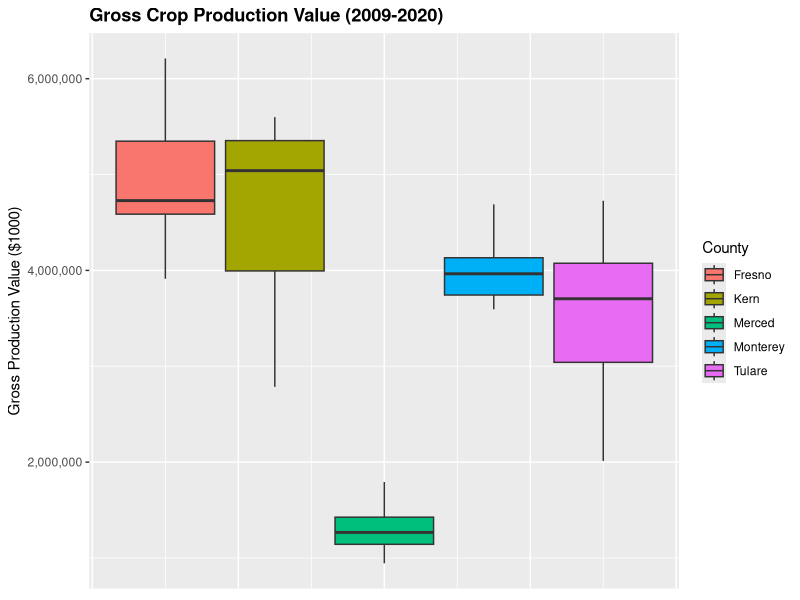
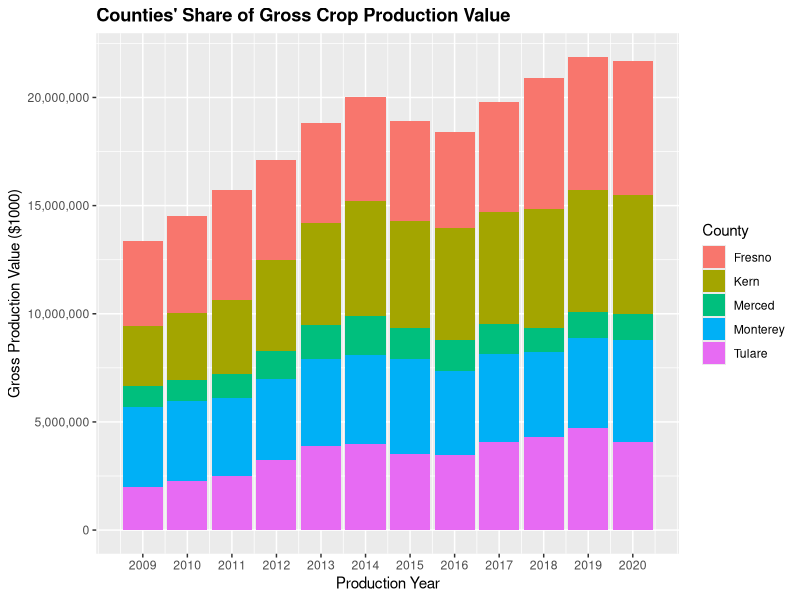
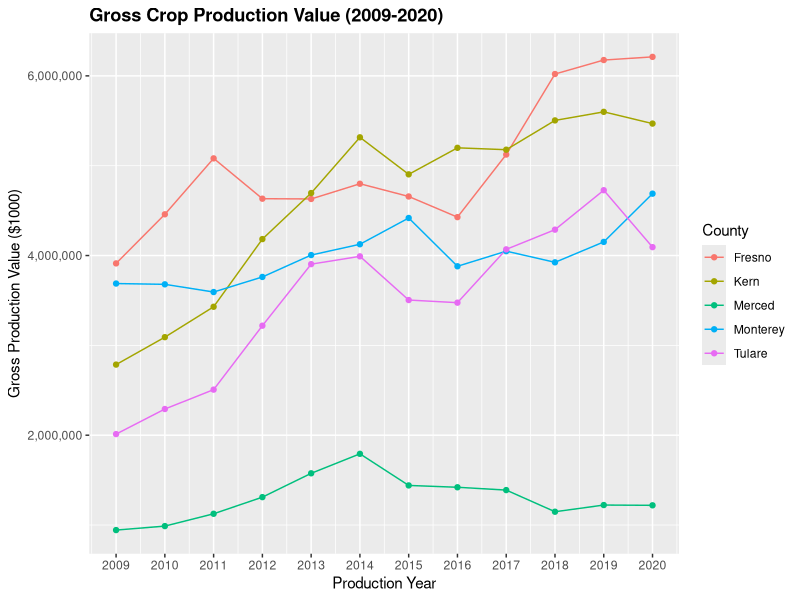

R code for these plots, in order:
#read in ag crop production data files 2009-2020
library(tidyverse)
library(stringr)
setwd("/Users/christinaharrington/Desktop/ESP-106-Final-Project/Ag Production")

#Set Directory so that if you gave one folder with all your data, someone could read in each data set by only chaning the set directory at the top.

#For all data sets for years 2009-2020, write subset function so we only see data for the 5 counties of interest: Fresno, Kern, Monterey, Merced and Tulare.
#Remove crops that aren't produce or feed (e.g. hay) by finding all crops that contain the words: apiary, cattle, fish, hogs, chickens, eggs, livestock, manure, milk, poultry, sheep, turkeys, wool, flowers, forest products, nursery products, pasture, silage, ostrich,birds,goats (str_detect from stringr package)
#Notice that some data sets have a space at the end of the County name and crop names, while some data sets do not.Remove the trailing white space from those vectors to avoid double counting of crops when you combine all the data frames later.

#2009 DATA
ag2009=read.csv("2009cropyear.csv")
ag2009$Crop.Name=trimws(ag2009$Crop.Name,which="r")
ag2009$County=trimws(ag2009$County,which="r")

ag2009_cntcrops=subset(ag2009,County%in%c("Fresno","Kern","Monterey","Merced","Tulare") &
                      FALSE == str_detect(Crop.Name,"APIARY") &
                      FALSE == str_detect(Crop.Name,"CATTLE") &
                      FALSE == str_detect(Crop.Name,"FISH") &
                      FALSE == str_detect(Crop.Name,"HOGS") &
                      FALSE == str_detect(Crop.Name,"CHICKENS") &
                        FALSE == str_detect(Crop.Name,"EGGS") &
                        FALSE == str_detect(Crop.Name,"LIVESTOCK") &
                        FALSE == str_detect(Crop.Name,"MANURE") &
                        FALSE == str_detect(Crop.Name,"MILK") &
                        FALSE == str_detect(Crop.Name,"POULTRY") &
                        FALSE == str_detect(Crop.Name,"SHEEP") &
                        FALSE == str_detect(Crop.Name,"WOOL") &
                        FALSE == str_detect(Crop.Name,"SILAGE") &
                        FALSE == str_detect(Crop.Name,"NURSERY") &
                        FALSE == str_detect(Crop.Name,"FOREST") &
                        FALSE == str_detect(Crop.Name,"FLOWERS") &
                        FALSE == str_detect(Crop.Name,"PASTURE") &
                        FALSE == str_detect(Crop.Name,"CHRISTMAS") &
                        FALSE == str_detect(Crop.Name,"TURKEYS") &
                        FALSE == str_detect(Crop.Name,"BIRDS") &
                        FALSE == str_detect(Crop.Name,"GOATS") &
                        FALSE == str_detect(Crop.Name,"OSTRICH") &
                        FALSE == str_detect(Crop.Name,"BIOMASS"))

#2010 DATA
ag2010=read.csv("2010cropyear.csv")   
ag2010$Crop.Name=trimws(ag2010$Crop.Name,which="r")
ag2010$County=trimws(ag2010$County,which="r")

ag2010_cntcrops=subset(ag2010,County%in%c("Fresno","Kern","Monterey","Merced","Tulare") &
                         FALSE == str_detect(Crop.Name,"APIARY") &
                         FALSE == str_detect(Crop.Name,"CATTLE") &
                         FALSE == str_detect(Crop.Name,"FISH") &
                         FALSE == str_detect(Crop.Name,"HOGS") &
                         FALSE == str_detect(Crop.Name,"CHICKENS") &
                         FALSE == str_detect(Crop.Name,"EGGS") &
                         FALSE == str_detect(Crop.Name,"LIVESTOCK") &
                         FALSE == str_detect(Crop.Name,"MANURE") &
                         FALSE == str_detect(Crop.Name,"MILK") &
                         FALSE == str_detect(Crop.Name,"POULTRY") &
                         FALSE == str_detect(Crop.Name,"SHEEP") &
                         FALSE == str_detect(Crop.Name,"TURKEYS") &
                         FALSE == str_detect(Crop.Name,"WOOL") &
                         FALSE == str_detect(Crop.Name,"SILAGE") &
                         FALSE == str_detect(Crop.Name,"NURSERY") &
                         FALSE == str_detect(Crop.Name,"FOREST") &
                         FALSE == str_detect(Crop.Name,"FLOWERS") &
                         FALSE == str_detect(Crop.Name,"PASTURE") &
                         FALSE == str_detect(Crop.Name,"CHRISTMAS") &
                         FALSE == str_detect(Crop.Name,"BIRDS") &
                         FALSE == str_detect(Crop.Name,"GOATS") &
                         FALSE == str_detect(Crop.Name,"OSTRICH") &
                         FALSE == str_detect(Crop.Name,"BIOMASS"))


#2011 DATA
ag2011=read.csv("2011cropyear.csv")
ag2011$Crop.Name=trimws(ag2011$Crop.Name,which="r")
ag2011$County=trimws(ag2011$County,which="r")

ag2011_cntcrops=subset(ag2011,County%in%c("Fresno","Kern","Monterey","Merced","Tulare") &
                         FALSE == str_detect(Crop.Name,"APIARY") &
                         FALSE == str_detect(Crop.Name,"CATTLE") &
                         FALSE == str_detect(Crop.Name,"FISH") &
                         FALSE == str_detect(Crop.Name,"HOGS") &
                         FALSE == str_detect(Crop.Name,"CHICKENS") &
                         FALSE == str_detect(Crop.Name,"EGGS") &
                         FALSE == str_detect(Crop.Name,"LIVESTOCK") &
                         FALSE == str_detect(Crop.Name,"MANURE") &
                         FALSE == str_detect(Crop.Name,"MILK") &
                         FALSE == str_detect(Crop.Name,"POULTRY") &
                         FALSE == str_detect(Crop.Name,"SHEEP") &
                         FALSE == str_detect(Crop.Name,"TURKEYS") &
                         FALSE == str_detect(Crop.Name,"WOOL") &
                         FALSE == str_detect(Crop.Name,"SILAGE") &
                         FALSE == str_detect(Crop.Name,"NURSERY") &
                         FALSE == str_detect(Crop.Name,"FOREST") &
                         FALSE == str_detect(Crop.Name,"FLOWERS") &
                         FALSE == str_detect(Crop.Name,"PASTURE") &
                         FALSE == str_detect(Crop.Name,"CHRISTMAS") &
                         FALSE == str_detect(Crop.Name,"BIRDS") &
                         FALSE == str_detect(Crop.Name,"GOATS") &
                         FALSE == str_detect(Crop.Name,"OSTRICH") &
                         FALSE == str_detect(Crop.Name,"BIOMASS"))


#2012 DATA
ag2012=read.csv("2012cropyear.csv")
ag2012$Crop.Name=trimws(ag2012$Crop.Name,which="r")
ag2012$County=trimws(ag2012$County,which="r")

ag2012_cntcrops=subset(ag2012,County%in%c("Fresno","Kern","Monterey","Merced","Tulare") &
                         FALSE == str_detect(Crop.Name,"APIARY") &
                         FALSE == str_detect(Crop.Name,"CATTLE") &
                         FALSE == str_detect(Crop.Name,"FISH") &
                         FALSE == str_detect(Crop.Name,"HOGS") &
                         FALSE == str_detect(Crop.Name,"CHICKENS") &
                         FALSE == str_detect(Crop.Name,"EGGS") &
                         FALSE == str_detect(Crop.Name,"LIVESTOCK") &
                         FALSE == str_detect(Crop.Name,"MANURE") &
                         FALSE == str_detect(Crop.Name,"MILK") &
                         FALSE == str_detect(Crop.Name,"POULTRY") &
                         FALSE == str_detect(Crop.Name,"SHEEP") &
                         FALSE == str_detect(Crop.Name,"TURKEYS") &
                         FALSE == str_detect(Crop.Name,"WOOL") &
                         FALSE == str_detect(Crop.Name,"SILAGE") &
                         FALSE == str_detect(Crop.Name,"NURSERY") &
                         FALSE == str_detect(Crop.Name,"FOREST") &
                         FALSE == str_detect(Crop.Name,"FLOWERS") &
                         FALSE == str_detect(Crop.Name,"PASTURE") &
                         FALSE == str_detect(Crop.Name,"CHRISTMAS") &
                         FALSE == str_detect(Crop.Name,"BIRDS") &
                         FALSE == str_detect(Crop.Name,"GOATS") &
                         FALSE == str_detect(Crop.Name,"OSTRICH") &
                         FALSE == str_detect(Crop.Name,"BIOMASS"))

              
#2013 DATA
ag2013=read.csv("2013cropyear.csv")
ag2013_cntcrops=subset(ag2013,County%in%c("Fresno","Kern","Monterey","Merced","Tulare") &
                         FALSE == str_detect(Crop.Name,"APIARY") &
                         FALSE == str_detect(Crop.Name,"CATTLE") &
                         FALSE == str_detect(Crop.Name,"FISH") &
                         FALSE == str_detect(Crop.Name,"HOGS") &
                         FALSE == str_detect(Crop.Name,"CHICKENS") &
                         FALSE == str_detect(Crop.Name,"EGGS") &
                         FALSE == str_detect(Crop.Name,"LIVESTOCK") &
                         FALSE == str_detect(Crop.Name,"MANURE") &
                         FALSE == str_detect(Crop.Name,"MILK") &
                         FALSE == str_detect(Crop.Name,"POULTRY") &
                         FALSE == str_detect(Crop.Name,"SHEEP") &
                         FALSE == str_detect(Crop.Name,"TURKEYS") &
                         FALSE == str_detect(Crop.Name,"WOOL") &
                         FALSE == str_detect(Crop.Name,"SILAGE") &
                         FALSE == str_detect(Crop.Name,"NURSERY") &
                         FALSE == str_detect(Crop.Name,"FOREST") &
                         FALSE == str_detect(Crop.Name,"FLOWERS") &
                         FALSE == str_detect(Crop.Name,"PASTURE") &
                         FALSE == str_detect(Crop.Name,"CHRISTMAS") &
                         FALSE == str_detect(Crop.Name,"BIRDS") &
                         FALSE == str_detect(Crop.Name,"GOATS") &
                         FALSE == str_detect(Crop.Name,"OSTRICH") &
                         FALSE == str_detect(Crop.Name,"BIOMASS"))
#2014 DATA
ag2014=read.csv("2014cropyear.csv")
ag2014_cntcrops=subset(ag2014,County%in%c("Fresno","Kern","Monterey","Merced","Tulare") &
                         FALSE == str_detect(Crop.Name,"APIARY") &
                         FALSE == str_detect(Crop.Name,"CATTLE") &
                         FALSE == str_detect(Crop.Name,"FISH") &
                         FALSE == str_detect(Crop.Name,"HOGS") &
                         FALSE == str_detect(Crop.Name,"CHICKENS") &
                         FALSE == str_detect(Crop.Name,"EGGS") &
                         FALSE == str_detect(Crop.Name,"LIVESTOCK") &
                         FALSE == str_detect(Crop.Name,"MANURE") &
                         FALSE == str_detect(Crop.Name,"MILK") &
                         FALSE == str_detect(Crop.Name,"POULTRY") &
                         FALSE == str_detect(Crop.Name,"SHEEP") &
                         FALSE == str_detect(Crop.Name,"TURKEYS") &
                         FALSE == str_detect(Crop.Name,"WOOL") &
                         FALSE == str_detect(Crop.Name,"SILAGE") &
                         FALSE == str_detect(Crop.Name,"NURSERY") &
                         FALSE == str_detect(Crop.Name,"FOREST") &
                         FALSE == str_detect(Crop.Name,"FLOWERS") &
                         FALSE == str_detect(Crop.Name,"PASTURE") &
                         FALSE == str_detect(Crop.Name,"CHRISTMAS") &
                         FALSE == str_detect(Crop.Name,"BIRDS") &
                         FALSE == str_detect(Crop.Name,"GOATS") &
                         FALSE == str_detect(Crop.Name,"OSTRICH") &
                         FALSE == str_detect(Crop.Name,"BIOMASS"))

#2015 DATA
ag2015=read.csv("2015cropyear.csv")
ag2015_cntcrops=subset(ag2015,County%in%c("Fresno","Kern","Monterey","Merced","Tulare") &
                         FALSE == str_detect(Crop.Name,"APIARY") &
                         FALSE == str_detect(Crop.Name,"CATTLE") &
                         FALSE == str_detect(Crop.Name,"FISH") &
                         FALSE == str_detect(Crop.Name,"HOGS") &
                         FALSE == str_detect(Crop.Name,"CHICKENS") &
                         FALSE == str_detect(Crop.Name,"EGGS") &
                         FALSE == str_detect(Crop.Name,"LIVESTOCK") &
                         FALSE == str_detect(Crop.Name,"MANURE") &
                         FALSE == str_detect(Crop.Name,"MILK") &
                         FALSE == str_detect(Crop.Name,"POULTRY") &
                         FALSE == str_detect(Crop.Name,"SHEEP") &
                         FALSE == str_detect(Crop.Name,"TURKEYS") &
                         FALSE == str_detect(Crop.Name,"WOOL") &
                         FALSE == str_detect(Crop.Name,"SILAGE") &
                         FALSE == str_detect(Crop.Name,"NURSERY") &
                         FALSE == str_detect(Crop.Name,"FOREST") &
                         FALSE == str_detect(Crop.Name,"FLOWERS") &
                         FALSE == str_detect(Crop.Name,"PASTURE") &
                         FALSE == str_detect(Crop.Name,"CHRISTMAS") &
                         FALSE == str_detect(Crop.Name,"BIRDS") &
                         FALSE == str_detect(Crop.Name,"GOATS") &
                         FALSE == str_detect(Crop.Name,"OSTRICH") &
                         FALSE == str_detect(Crop.Name,"BIOMASS"))
#2016 DATA
ag2016=read.csv("2016cropyear.csv")
ag2016_cntcrops=subset(ag2016,County%in%c("Fresno","Kern","Monterey","Merced","Tulare") &
                         FALSE == str_detect(Crop.Name,"APIARY") &
                         FALSE == str_detect(Crop.Name,"CATTLE") &
                         FALSE == str_detect(Crop.Name,"FISH") &
                         FALSE == str_detect(Crop.Name,"HOGS") &
                         FALSE == str_detect(Crop.Name,"CHICKENS") &
                         FALSE == str_detect(Crop.Name,"EGGS") &
                         FALSE == str_detect(Crop.Name,"LIVESTOCK") &
                         FALSE == str_detect(Crop.Name,"MANURE") &
                         FALSE == str_detect(Crop.Name,"MILK") &
                         FALSE == str_detect(Crop.Name,"POULTRY") &
                         FALSE == str_detect(Crop.Name,"SHEEP") &
                         FALSE == str_detect(Crop.Name,"TURKEYS") &
                         FALSE == str_detect(Crop.Name,"WOOL") &
                         FALSE == str_detect(Crop.Name,"SILAGE") &
                         FALSE == str_detect(Crop.Name,"NURSERY") &
                         FALSE == str_detect(Crop.Name,"FOREST") &
                         FALSE == str_detect(Crop.Name,"FLOWERS") &
                         FALSE == str_detect(Crop.Name,"PASTURE") &
                         FALSE == str_detect(Crop.Name,"CHRISTMAS") &
                         FALSE == str_detect(Crop.Name,"BIRDS") &
                         FALSE == str_detect(Crop.Name,"GOATS") &
                         FALSE == str_detect(Crop.Name,"OSTRICH") &
                         FALSE == str_detect(Crop.Name,"BIOMASS "))

#2017 DATA
ag2017=read.csv("2017cropyear.csv")
ag2017$Crop.Name=trimws(ag2017$Crop.Name,which="r")
ag2017$County=trimws(ag2017$County,which="r")

ag2017_cntcrops=subset(ag2017,County%in%c("Fresno","Kern","Monterey","Merced","Tulare") &
                         FALSE == str_detect(Crop.Name,"APIARY") &
                         FALSE == str_detect(Crop.Name,"CATTLE") &
                         FALSE == str_detect(Crop.Name,"FISH") &
                         FALSE == str_detect(Crop.Name,"HOGS") &
                         FALSE == str_detect(Crop.Name,"CHICKENS") &
                         FALSE == str_detect(Crop.Name,"EGGS") &
                         FALSE == str_detect(Crop.Name,"LIVESTOCK") &
                         FALSE == str_detect(Crop.Name,"MANURE") &
                         FALSE == str_detect(Crop.Name,"MILK") &
                         FALSE == str_detect(Crop.Name,"POULTRY") &
                         FALSE == str_detect(Crop.Name,"SHEEP") &
                         FALSE == str_detect(Crop.Name,"TURKEYS") &
                         FALSE == str_detect(Crop.Name,"WOOL") &
                         FALSE == str_detect(Crop.Name,"SILAGE") &
                         FALSE == str_detect(Crop.Name,"NURSERY") &
                         FALSE == str_detect(Crop.Name,"FOREST") &
                         FALSE == str_detect(Crop.Name,"FLOWERS") &
                         FALSE == str_detect(Crop.Name,"PASTURE") &
                         FALSE == str_detect(Crop.Name,"CHRISTMAS") &
                         FALSE == str_detect(Crop.Name,"BIRDS") &
                         FALSE == str_detect(Crop.Name,"GOATS") &
                         FALSE == str_detect(Crop.Name,"OSTRICH") &
                         FALSE == str_detect(Crop.Name,"BIOMASS"))


#2018 DATA
ag2018err=read.csv("2018cactbsErrata.csv")
ag2018err$Crop.Name=trimws(ag2018err$Crop.Name,which="r")
ag2018err$County=trimws(ag2018err$County,which="r")

ag2018_cntcrops=subset(ag2018err,County%in%c("Fresno","Kern","Monterey","Merced","Tulare") &
                         FALSE == str_detect(Crop.Name,"APIARY") &
                         FALSE == str_detect(Crop.Name,"CATTLE") &
                         FALSE == str_detect(Crop.Name,"FISH") &
                         FALSE == str_detect(Crop.Name,"HOGS") &
                         FALSE == str_detect(Crop.Name,"CHICKENS") &
                         FALSE == str_detect(Crop.Name,"EGGS") &
                         FALSE == str_detect(Crop.Name,"LIVESTOCK") &
                         FALSE == str_detect(Crop.Name,"MANURE") &
                         FALSE == str_detect(Crop.Name,"MILK") &
                         FALSE == str_detect(Crop.Name,"POULTRY") &
                         FALSE == str_detect(Crop.Name,"SHEEP") &
                         FALSE == str_detect(Crop.Name,"TURKEYS") &
                         FALSE == str_detect(Crop.Name,"WOOL") &
                         FALSE == str_detect(Crop.Name,"SILAGE") &
                         FALSE == str_detect(Crop.Name,"NURSERY") &
                         FALSE == str_detect(Crop.Name,"FOREST") &
                         FALSE == str_detect(Crop.Name,"FLOWERS") &
                         FALSE == str_detect(Crop.Name,"PASTURE") &
                         FALSE == str_detect(Crop.Name,"CHRISTMAS") &
                         FALSE == str_detect(Crop.Name,"BIRDS") &
                         FALSE == str_detect(Crop.Name,"GOATS") &
                         FALSE == str_detect(Crop.Name,"OSTRICH") &
                         FALSE == str_detect(Crop.Name,"BIOMASS"))


#2019 DATA
ag2019=read.csv("2019cropyear.csv")
ag2019$Crop.Name=trimws(ag2019$Crop.Name,which="r")
ag2019$County=trimws(ag2019$County,which="r")

ag2019_cntcrops=subset(ag2019,County%in%c("Fresno","Kern","Monterey","Merced","Tulare") &
                         FALSE == str_detect(Crop.Name,"APIARY") &
                         FALSE == str_detect(Crop.Name,"CATTLE") &
                         FALSE == str_detect(Crop.Name,"FISH") &
                         FALSE == str_detect(Crop.Name,"HOGS") &
                         FALSE == str_detect(Crop.Name,"CHICKENS") &
                         FALSE == str_detect(Crop.Name,"EGGS") &
                         FALSE == str_detect(Crop.Name,"LIVESTOCK") &
                         FALSE == str_detect(Crop.Name,"MANURE") &
                         FALSE == str_detect(Crop.Name,"MILK") &
                         FALSE == str_detect(Crop.Name,"POULTRY") &
                         FALSE == str_detect(Crop.Name,"SHEEP") &
                         FALSE == str_detect(Crop.Name,"TURKEYS") &
                         FALSE == str_detect(Crop.Name,"WOOL") &
                         FALSE == str_detect(Crop.Name,"SILAGE") &
                         FALSE == str_detect(Crop.Name,"NURSERY") &
                         FALSE == str_detect(Crop.Name,"FOREST") &
                         FALSE == str_detect(Crop.Name,"FLOWERS") &
                         FALSE == str_detect(Crop.Name,"PASTURE") &
                         FALSE == str_detect(Crop.Name,"CHRISTMAS") &
                         FALSE == str_detect(Crop.Name,"BIRDS") &
                         FALSE == str_detect(Crop.Name,"GOATS") &
                         FALSE == str_detect(Crop.Name,"OSTRICH") &
                         FALSE == str_detect(Crop.Name,"BIOMASS"))

#2020 DATA
ag2020=read.csv("2020cropyear.csv")
ag2020$Crop.Name=trimws(ag2020$Crop.Name,which="r")
ag2020$County=trimws(ag2020$County,which="r")
  
ag2020_cntcrops=subset(ag2020,County%in%c("Fresno","Kern","Monterey","Merced","Tulare") &
                         FALSE == str_detect(Crop.Name,"APIARY") &
                         FALSE == str_detect(Crop.Name,"CATTLE") &
                         FALSE == str_detect(Crop.Name,"FISH") &
                         FALSE == str_detect(Crop.Name,"HOGS") &
                         FALSE == str_detect(Crop.Name,"CHICKENS") &
                         FALSE == str_detect(Crop.Name,"EGGS") &
                         FALSE == str_detect(Crop.Name,"LIVESTOCK") &
                         FALSE == str_detect(Crop.Name,"MANURE") &
                         FALSE == str_detect(Crop.Name,"MILK") &
                         FALSE == str_detect(Crop.Name,"POULTRY") &
                         FALSE == str_detect(Crop.Name,"SHEEP") &
                         FALSE == str_detect(Crop.Name,"TURKEYS") &
                         FALSE == str_detect(Crop.Name,"WOOL") &
                         FALSE == str_detect(Crop.Name,"SILAGE") &
                         FALSE == str_detect(Crop.Name,"NURSERY") &
                         FALSE == str_detect(Crop.Name,"FOREST") &
                         FALSE == str_detect(Crop.Name,"FLOWERS") &
                         FALSE == str_detect(Crop.Name,"PASTURE") &
                         FALSE == str_detect(Crop.Name,"CHRISTMAS") &
                         FALSE == str_detect(Crop.Name,"BIRDS") &
                         FALSE == str_detect(Crop.Name,"GOATS") &
                         FALSE == str_detect(Crop.Name,"OSTRICH") &
                         FALSE == str_detect(Crop.Name,"BIOMASS"))

#Change the 2020 data set column names so it matches the column names of the other data sets, otherwise you won't be able to combine the data frame with the others.
ag2020_cntcrops=rename(ag2020_cntcrops,Yield=Yield..Unit.Acre.,Price.P.U=Price..Dollars.Unit.,Value=Value..Dollars.)


#Now combine all data frames so you see all counties for every year 2009-2020.Some years have differing numbers of observations, so you'll want to use the bind_row function.

allag=bind_rows(ag2009_cntcrops,ag2010_cntcrops,ag2011_cntcrops,ag2012_cntcrops,ag2013_cntcrops,ag2014_cntcrops,ag2015_cntcrops,ag2016_cntcrops,ag2017_cntcrops,ag2018_cntcrops,ag2019_cntcrops,ag2020_cntcrops)


#This isn't the final data frame we're interested in, but create some exploratory data plots & stats of the new data frame. 

yield_summary=print(summary(allag$Yield))
prod_summary=print(summary(allag$Production))
value_summary=print(summary(allag$Value))
harvest_summary=print(summary(allag$Harvested.Acres))

#We're interested in the total value of production for each county in each year. 
#Create data frame that has columns Year, County, Total Value only. We need to sum the value of all crops for each county per year.
#The total production values will be high (in the billions), so far clarity on the graph, divide the value by 1000.
#Use 'group_by' and 'summarize' functions in dplyr

county_yr_total=allag %>%
  group_by(County,Year) %>%
  summarize(Value_sum = sum(Value)/1000)

#Produce exploratory data for the new dataframe
YrCounty_Valuesummary=print(summary(county_yr_total$Value_sum))

YrCountyBoxplot=print(
  ggplot(county_yr_total,aes(y=Value_sum,fill=County))+
  geom_boxplot()+
  scale_y_continuous(name="Gross Production Value ($1000)",labels=scales::comma)+
  ggtitle("Gross Crop Production Value (2009-2020)")+
  theme(plot.title = element_text(face="bold"),
        axis.ticks.x=element_blank(),
        axis.text.x=element_blank()))

YrCountyBar=print(
  ggplot(county_yr_total,aes(Year,Value_sum,fill=County))+
    geom_bar(position="stack",stat="identity")+
    scale_x_continuous(name="Production Year",breaks=c(2009:2020))+
    scale_y_continuous(name="Gross Production Value ($1000)",labels=scales::comma)+
    ggtitle("Counties' Share of Gross Crop Production Value")+
    theme(plot.title = element_text(face="bold"))
)

#Plot all the counties' production values over time
YrCountyLine=print(
  ggplot(county_yr_total,aes(Year,Value_sum,group=County,color=County))+
  ggtitle("Gross Crop Production Value (2009-2020)")+
  geom_line()+
  geom_point()+
  scale_x_continuous(name="Production Year",breaks=c(2009:2020))+
  scale_y_continuous(name="Gross Production Value ($1000)",labels=scales::comma)+
  theme(plot.title = element_text(face="bold")))


#Plot each county's production values over time
EachCounty=
  ggplot(county_yr_total,aes(Year,Value_sum))+
  facet_wrap(~County)+  
  ggtitle("Gross Crop Production Value (2009-2020)")+
    geom_line()+
    geom_point()+
    scale_x_continuous(name="Production Year",breaks=c(2009:2020))+
    scale_y_continuous(name="Gross Production Value ($1000)",labels=scales::comma)+
    theme(plot.title = element_text(face="bold"))


#Save the 2 compiled ag dataframes as objects so you can call them later and use in other R scripts
save(county_yr_total,file="TotalProduction.Rdat")
save(allag,file="5Counties_AllCrops.Rdat")

  
#NEED TO DO
#Run a linear regression of production value and year? (lm(value~year,data=county_yr_total).How to interpret...
#how good was my model...use glance() - look for R2,adjusted R2,p values, F statistic


#RELATIONSHIP BETWEEN WELL DEPTH AND CROP VALUE PER WELL BUFFER ZONES IN 2015
#CALL WHAT CROPS FALL WITHIN BUFFER ZONES FOR KERN COUNTY BECAUSE WE SEE A DROP
#SUBSET THE AG DATA TO ONLY SHOW THOSE CROPS AND CALCULATE TOTAL VALUE FOR EACH CROP AND COMPARE IF THERE'S A SIG CHANGE SINCE 2009


